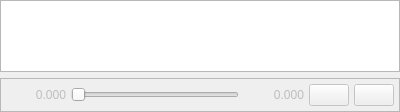
<?xml version="1.0" encoding="UTF-8"?>
<ui version="4.0">
 <class>JointTrajectoryWidget</class>
 <widget class="QWidget" name="JointTrajectoryWidget">
  <property name="geometry">
   <rect>
    <x>0</x>
    <y>0</y>
    <width>400</width>
    <height>112</height>
   </rect>
  </property>
  <property name="sizePolicy">
   <sizepolicy hsizetype="Expanding" vsizetype="Expanding">
    <horstretch>0</horstretch>
    <verstretch>0</verstretch>
   </sizepolicy>
  </property>
  <property name="windowTitle">
   <string>Joint Trajectory Widget</string>
  </property>
  <layout class="QVBoxLayout" name="verticalLayout">
   <property name="leftMargin">
    <number>0</number>
   </property>
   <property name="topMargin">
    <number>0</number>
   </property>
   <property name="rightMargin">
    <number>0</number>
   </property>
   <property name="bottomMargin">
    <number>0</number>
   </property>
   <item>
    <widget class="tesseract_gui::TreeView" name="trajectoryTreeView">
     <property name="editTriggers">
      <set>QAbstractItemView::NoEditTriggers</set>
     </property>
     <property name="selectionMode">
      <enum>QAbstractItemView::SingleSelection</enum>
     </property>
     <property name="rootIsDecorated">
      <bool>true</bool>
     </property>
     <property name="headerHidden">
      <bool>false</bool>
     </property>
     <attribute name="headerVisible">
      <bool>true</bool>
     </attribute>
    </widget>
   </item>
   <item>
    <widget class="QFrame" name="trajectoryPlayerFrame">
     <property name="enabled">
      <bool>false</bool>
     </property>
     <property name="frameShape">
      <enum>QFrame::StyledPanel</enum>
     </property>
     <property name="frameShadow">
      <enum>QFrame::Raised</enum>
     </property>
     <layout class="QHBoxLayout" name="horizontalLayout">
      <property name="spacing">
       <number>5</number>
      </property>
      <property name="leftMargin">
       <number>5</number>
      </property>
      <property name="topMargin">
       <number>5</number>
      </property>
      <property name="rightMargin">
       <number>5</number>
      </property>
      <property name="bottomMargin">
       <number>5</number>
      </property>
      <item>
       <widget class="QLabel" name="trajectoryCurrentDurationLabel">
        <property name="minimumSize">
         <size>
          <width>60</width>
          <height>0</height>
         </size>
        </property>
        <property name="text">
         <string>0.000</string>
        </property>
        <property name="alignment">
         <set>Qt::AlignRight|Qt::AlignTrailing|Qt::AlignVCenter</set>
        </property>
       </widget>
      </item>
      <item>
       <widget class="QSlider" name="trajectorySlider">
        <property name="styleSheet">
         <string notr="true"/>
        </property>
        <property name="orientation">
         <enum>Qt::Horizontal</enum>
        </property>
       </widget>
      </item>
      <item>
       <widget class="QLabel" name="trajectoryDurationLabel">
        <property name="minimumSize">
         <size>
          <width>60</width>
          <height>0</height>
         </size>
        </property>
        <property name="text">
         <string>0.000</string>
        </property>
        <property name="alignment">
         <set>Qt::AlignRight|Qt::AlignTrailing|Qt::AlignVCenter</set>
        </property>
       </widget>
      </item>
      <item>
       <widget class="QPushButton" name="trajectoryPlayButton">
        <property name="cursor">
         <cursorShape>ArrowCursor</cursorShape>
        </property>
        <property name="toolTip">
         <string>Play Trajectory</string>
        </property>
        <property name="text">
         <string/>
        </property>
        <property name="icon">
         <iconset theme="media-playback-start"/>
        </property>
       </widget>
      </item>
      <item>
       <widget class="QPushButton" name="trajectoryPauseButton">
        <property name="toolTip">
         <string>Pause Trajectory</string>
        </property>
        <property name="text">
         <string/>
        </property>
        <property name="icon">
         <iconset theme="media-playback-pause"/>
        </property>
       </widget>
      </item>
     </layout>
    </widget>
   </item>
  </layout>
 </widget>
 <customwidgets>
  <customwidget>
   <class>tesseract_gui::TreeView</class>
   <extends>QTreeView</extends>
   <header>tesseract_qt/common/widgets/tree_view.h</header>
  </customwidget>
 </customwidgets>
 <resources/>
 <connections/>
</ui>
